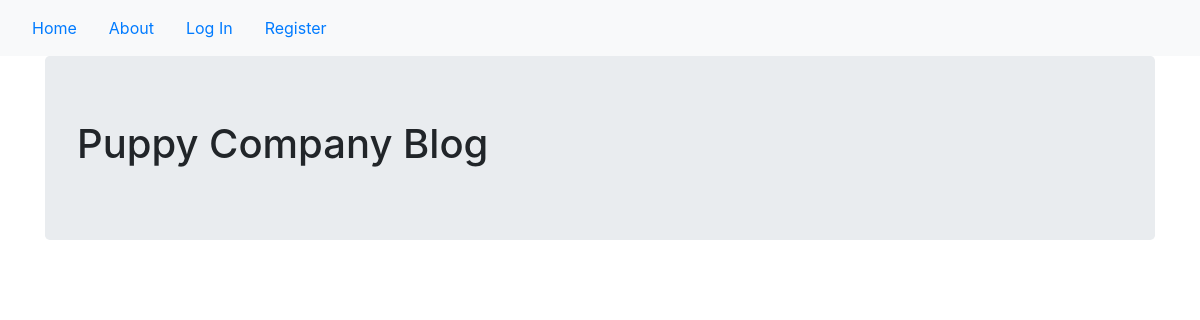
Before: / with the older database file.
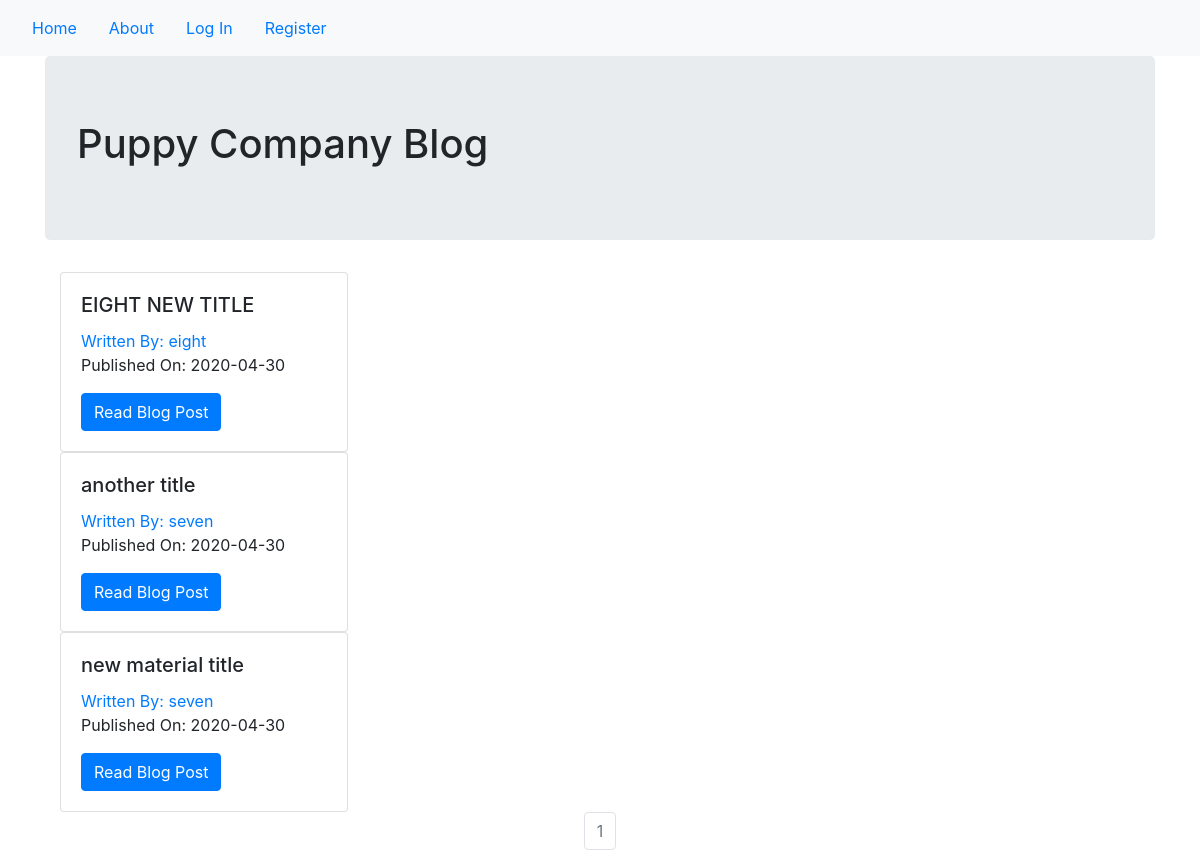
After: the same page with the newer database file.
### puppycompanyblog/models.py (models this page shows, shortened)
class BlogPost(db.Model):
  __tablename__ = 'blogposts'
  users = db.relationship(User)
  id = db.Column(db.Integer,primary_key=True)
  user_id = db.Column(db.Integer,db.ForeignKey('users.id'),nullable=False)
  date = db.Column(db.DateTime,nullable=False,default=datetime.utcnow)
  title = db.Column(db.String(140),nullable=False)
  text = db.Column(db.Text,nullable=False)

class User(db.Model,UserMixin):
  __tablename__ = 'users'
  id = db.Column(db.Integer,primary_key=True)
  profile_image = db.Column(db.String(64),nullable=False,default='default_profile.png')
  email = db.Column(db.String(64),unique=True,index=True)
  username = db.Column(db.String(64),unique=True,index=True)
  password_hash = db.Column(db.String(128))
  posts = db.relationship('BlogPost',backref='author',lazy=True)

### puppycompanyblog/core/views.py (the view)
@core.route('/')
def index():
  page = request.args.get('page',1,type=int)
  blog_posts = BlogPost.query.order_by(BlogPost.date.desc()).paginate(page=page,per_page=5)
  return render_template('index.html',blog_posts=blog_posts)

### puppycompanyblog/templates/index.html
{% extends "base.html" %}
{% block content %}
  <div class="jumbotron">
    <h1>Puppy Company Blog</h1>
  </div>
  <div class = "container">
    {% for post in blog_posts.items %}
      <div class="card" style="width: 18rem;">
        <div class="card-body">
          <h5 class="card-title">{{post.title}}</h5>
          <a href="{{url_for('users.user_posts',username=post.author.username)}}">Written By: {{post.author.username}}</a>
          <p>Published On: {{post.date.strftime('%Y-%m-%d')}}</p>
          <a href="{{url_for('blog_posts.blog_post',blog_post_id=post.id)}}" class="btn btn-primary">Read Blog Post</a>
        </div>
      </div>
    {% endfor %}
  </div>
<nav aria-label="Page navigation example">
  <ul class="pagination justify-content-center">
    {% for page_num in blog_posts.iter_pages() %}
      {% if blog_posts.page == page_num %}
        <li class="page-item disabled"><a class="page-link" href="{{url_for('core.index',page=page_num)}}">{{page_num}}</a></li>
      {% else %}
        <li class="page-item"><a class="page-link" href="{{url_for('core.index',page=page_num)}}">{{page_num}}</a></li>
      {% endif %}
    {% endfor %}
  </ul>
</nav>
{% endblock %}

### puppycompanyblog/templates/base.html (shortened to what this page needs)
<!DOCTYPE html>
<html lang="en" dir="ltr">
  <head>
    <link rel="stylesheet" href="https://stackpath.bootstrapcdn.com/bootstrap/4.4.1/css/bootstrap.min.css">
</head>
<body>
  <nav class="navbar navbar-expand-lg navbar-light bg-light">
    <a class="nav-link" href="{{url_for('core.index')}}">Home</a>
    <a class="nav-link" href="{{url_for('core.info')}}">About</a>
    {% if current_user.is_authenticated %}
    <a class="nav-link" href="{{url_for('users.logout')}}">Log Out</a>
    <a class="nav-link" href="{{url_for('users.account')}}">Account</a>
    <a class="nav-link" href="{{url_for('blog_posts.create_post')}}">Create Post</a>
    {% else %}
    <a class="nav-link" href="{{url_for('users.login')}}">Log In</a>
    <a class="nav-link" href="{{url_for('users.register')}}">Register</a>
    {% endif %}
  </nav>
  <div class="container">
    {% block content %}
    {% endblock %}
  </div>
</body>
</html>

Changed rows visible on the page:
added BlogPost: title "EIGHT NEW TITLE", author.username "eight", date "2020-04-30"
added BlogPost: title "another title", author.username "seven", date "2020-04-30"
added BlogPost: title "new material title", author.username "seven", date "2020-04-30"
Other visible differences:
new list line: "1"
